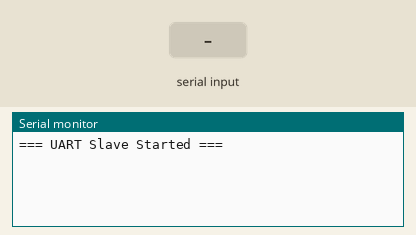
Recording of a sketch running on a simulated ESP8266 (NodeMCU). Parts: the last lines printed to the serial monitor. The test bench sets the inputs (shaded band).

Above: at 2.2 s.
2.3 s: "BAUD:90\n" received over Serial
At 3.2 s:
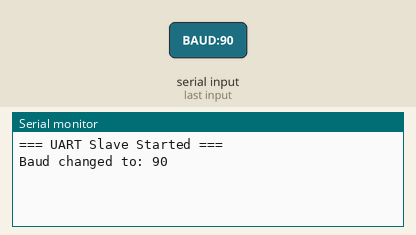
3.8 s: "BAUD:\n" received over the second serial link
At 4.3 s:
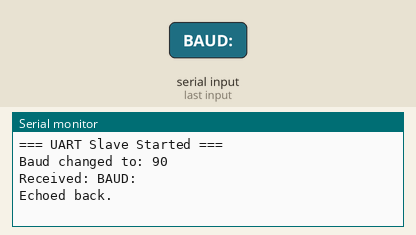
5.3 s: "90,45\n" received over the second serial link
At 6.5 s:
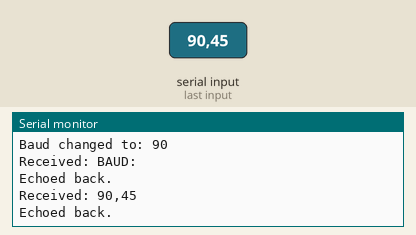
6.8 s: "5\n" received over the second serial link
At 7.8 s:
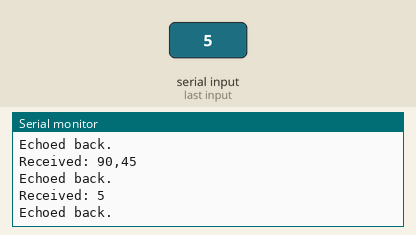
8.3 s: "BAUD:,45\n" received over the second serial link
At 8.9 s:
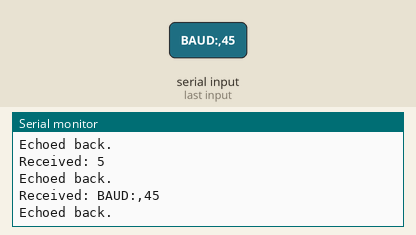

Measured:
- after the input at 2.3 s, the serial monitor: prints a new line at once (image 1)
- after the input at 3.8 s, the serial monitor: prints a new line at once (image 2)
- after the input at 5.3 s, the serial monitor: prints a new line at once (image 3)
- after the input at 6.8 s, the serial monitor: prints a new line at once (image 4)
- after the input at 8.3 s, the serial monitor: prints a new line at once (image 5)

The sketch:

NodeMCU2_Slave_StressTest.ino.ino
```cpp
#include <SoftwareSerial.h>

#define RX_PIN D6  // GPIO12
#define TX_PIN D5  // GPIO14

SoftwareSerial softSerial(RX_PIN, TX_PIN);
int currentBaud = 38400;

void setup() {
  Serial.begin(115200);
  delay(1000);
  Serial.println("=== UART Slave Started ===");

  softSerial.begin(currentBaud);
}

void loop() {
  // Optional: allow baud change from Serial Monitor
  if (Serial.available()) {
    String cmd = Serial.readStringUntil('\n');
    if (cmd.startsWith("BAUD:")) {
      int newBaud = cmd.substring(5).toInt();
      if (newBaud > 0) {
        currentBaud = newBaud;
        softSerial.begin(currentBaud);
        Serial.println("Baud changed to: " + String(currentBaud));
      }
    }
  }

  // Handle incoming UART message
  if (softSerial.available()) {
    String incoming = softSerial.readStringUntil('\n');
    Serial.println("Received: " + incoming);
    softSerial.println(incoming); // echo back to master
    Serial.println("Echoed back.");
  }
}
```
